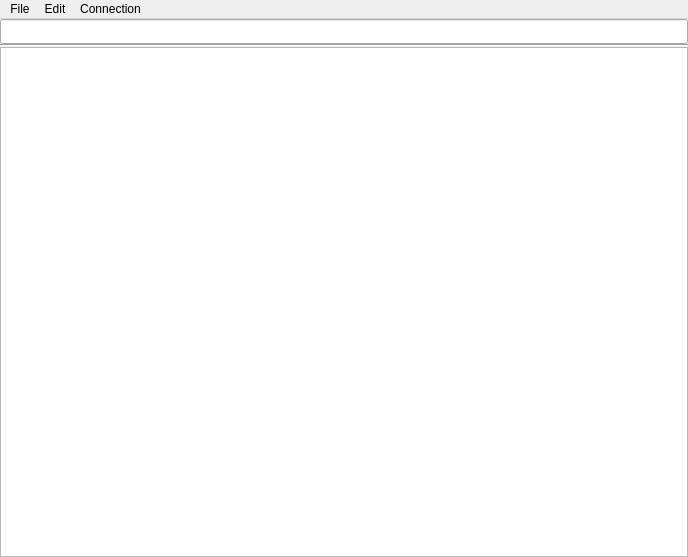
<?xml version="1.0" encoding="UTF-8"?>
<ui version="4.0">
 <class>MainWindow</class>
 <widget class="QMainWindow" name="MainWindow">
  <property name="geometry">
   <rect>
    <x>0</x>
    <y>0</y>
    <width>688</width>
    <height>557</height>
   </rect>
  </property>
  <property name="sizePolicy">
   <sizepolicy hsizetype="Preferred" vsizetype="Preferred">
    <horstretch>0</horstretch>
    <verstretch>0</verstretch>
   </sizepolicy>
  </property>
  <property name="windowTitle">
   <string/>
  </property>
  <property name="styleSheet">
   <string notr="true"/>
  </property>
  <widget class="QWidget" name="centralWidget">
   <layout class="QGridLayout" name="gridLayout">
    <property name="leftMargin">
     <number>0</number>
    </property>
    <property name="topMargin">
     <number>0</number>
    </property>
    <property name="rightMargin">
     <number>0</number>
    </property>
    <property name="bottomMargin">
     <number>0</number>
    </property>
    <property name="spacing">
     <number>0</number>
    </property>
    <item row="2" column="0">
     <widget class="QTextEdit" name="outputFeed"/>
    </item>
    <item row="0" column="0">
     <widget class="QLineEdit" name="commandLine">
      <property name="sizePolicy">
       <sizepolicy hsizetype="Expanding" vsizetype="Fixed">
        <horstretch>0</horstretch>
        <verstretch>0</verstretch>
       </sizepolicy>
      </property>
      <property name="minimumSize">
       <size>
        <width>0</width>
        <height>25</height>
       </size>
      </property>
      <property name="frame">
       <bool>true</bool>
      </property>
      <property name="placeholderText">
       <string/>
      </property>
      <property name="cursorMoveStyle">
       <enum>Qt::LogicalMoveStyle</enum>
      </property>
     </widget>
    </item>
    <item row="1" column="0">
     <widget class="Line" name="line">
      <property name="orientation">
       <enum>Qt::Horizontal</enum>
      </property>
     </widget>
    </item>
   </layout>
  </widget>
  <widget class="QMenuBar" name="menuBar">
   <property name="geometry">
    <rect>
     <x>0</x>
     <y>0</y>
     <width>688</width>
     <height>22</height>
    </rect>
   </property>
   <widget class="QMenu" name="menuConnection">
    <property name="title">
     <string>Connection</string>
    </property>
    <addaction name="actionUseFTDICable"/>
    <addaction name="actionUseTelegesisAdapter"/>
    <addaction name="separator"/>
    <addaction name="actionConnect"/>
    <addaction name="actionDisconnect"/>
    <addaction name="separator"/>
    <addaction name="actionConfigure"/>
   </widget>
   <widget class="QMenu" name="menuFile">
    <property name="title">
     <string>File</string>
    </property>
    <addaction name="actionSave_Output_to_File"/>
   </widget>
   <widget class="QMenu" name="menuEdit">
    <property name="title">
     <string>Edit</string>
    </property>
    <addaction name="actionClear_Output"/>
    <addaction name="actionShow_Timestamp"/>
    <addaction name="actionShow_PMU_Command"/>
   </widget>
   <addaction name="menuFile"/>
   <addaction name="menuEdit"/>
   <addaction name="menuConnection"/>
  </widget>
  <action name="actionUseFTDICable">
   <property name="checkable">
    <bool>true</bool>
   </property>
   <property name="checked">
    <bool>true</bool>
   </property>
   <property name="text">
    <string>Use FTDI Cable</string>
   </property>
  </action>
  <action name="actionUseTelegesisAdapter">
   <property name="checkable">
    <bool>true</bool>
   </property>
   <property name="text">
    <string>Use Telegesis Adapter</string>
   </property>
  </action>
  <action name="actionConnect">
   <property name="text">
    <string>Connect</string>
   </property>
   <property name="toolTip">
    <string>Connect to Device</string>
   </property>
   <property name="shortcut">
    <string>Ctrl+K</string>
   </property>
  </action>
  <action name="actionDisconnect">
   <property name="text">
    <string>Disconnect</string>
   </property>
   <property name="toolTip">
    <string>Disconnect from Device</string>
   </property>
   <property name="shortcut">
    <string>Ctrl+K</string>
   </property>
  </action>
  <action name="actionConfigure">
   <property name="text">
    <string>Configure</string>
   </property>
   <property name="toolTip">
    <string>Configure Connection</string>
   </property>
  </action>
  <action name="actionClear_Output">
   <property name="text">
    <string>Clear Output</string>
   </property>
  </action>
  <action name="actionShow_Timestamp">
   <property name="checkable">
    <bool>true</bool>
   </property>
   <property name="checked">
    <bool>true</bool>
   </property>
   <property name="text">
    <string>Show Timestamp</string>
   </property>
  </action>
  <action name="actionShow_PMU_Command">
   <property name="checkable">
    <bool>true</bool>
   </property>
   <property name="text">
    <string>Show PMU Command</string>
   </property>
  </action>
  <action name="actionSave_Output_to_File">
   <property name="text">
    <string>Save Output to File</string>
   </property>
  </action>
 </widget>
 <layoutdefault spacing="6" margin="11"/>
 <resources/>
 <connections/>
</ui>
